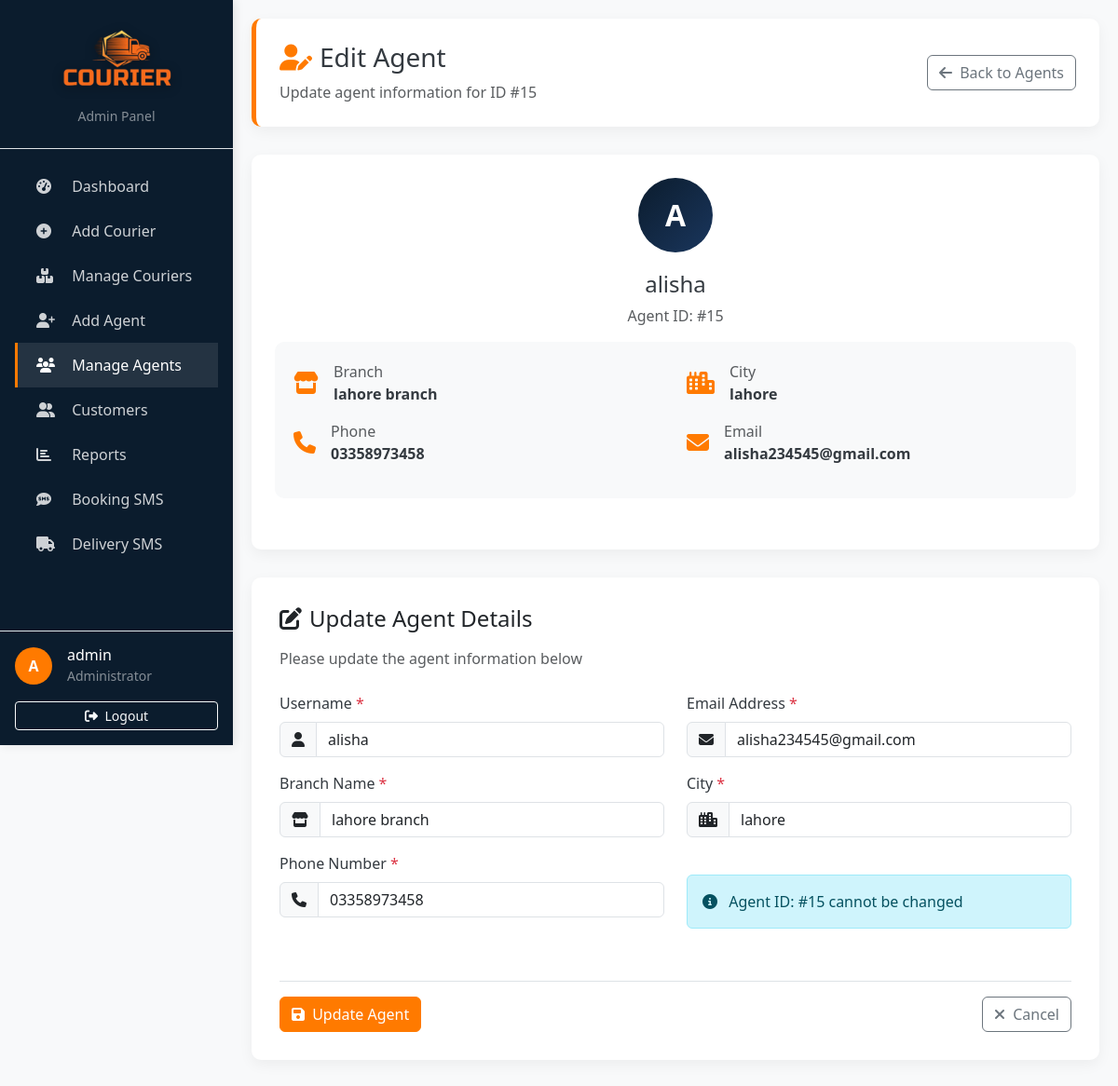
The app's page /Eproject/admin/edit-agent.php?id=15 (signed in) with its own data.
### tables this page shows
CREATE TABLE `agents` (
  `id` int(11) NOT NULL,
  `user_id` int(11) NOT NULL,
  `branch_name` varchar(100) NOT NULL,
  `city` varchar(100) NOT NULL,
  `phone` varchar(15) DEFAULT NULL
);

CREATE TABLE `users` (
  `id` int(11) NOT NULL,
  `username` varchar(50) DEFAULT NULL,
  `email` varchar(100) NOT NULL,
  `password` varchar(255) NOT NULL,
  `role` tinyint(4) NOT NULL,
  `city` varchar(100) DEFAULT NULL,
  `created_at` timestamp NOT NULL DEFAULT current_timestamp()
);

### Eproject/admin/edit-agent.php (the view, shortened to what this page needs)
<?php
include("../config/db.php");
$username = $_SESSION['username'];
$agent_id = isset($_GET['id']) ? (int)$_GET['id'] : 0;
$agent = mysqli_fetch_assoc(mysqli_query($conn, "
    SELECT a.id, a.branch_name, a.city, a.phone,
           u.username, u.email, u.id as user_id
    FROM agents a
    JOIN users u ON a.user_id = u.id
    WHERE a.id = $agent_id
"));
?>
<!DOCTYPE html>
<html lang="en">
<head>
    <link href="https://cdn.jsdelivr.net/npm/bootstrap@5.3.0/dist/css/bootstrap.min.css" rel="stylesheet">
    <link rel="stylesheet" href="https://cdnjs.cloudflare.com/ajax/libs/font-awesome/6.4.0/css/all.min.css">
</head>
<body>
    <div class="sidebar d-flex flex-column" id="sidebar">
        <div class="p-4 text-center border-bottom">
            <img src="../assets/images/new logo.png"
                 alt="Courier MS Logo"
                 style="max-width: 140px; height: auto;"
                 class="mb-2">
            <div class="text-white-50 small">Admin Panel</div>
        </div>
        <div class="flex-grow-1 p-3">
            <ul class="nav flex-column">
                <li class="nav-item">
                    <a class="nav-link" href="index.php">
                        <i class="fas fa-tachometer-alt"></i> Dashboard
                    </a>
                </li>
                <li class="nav-item">
                    <a class="nav-link" href="add-courier.php">
                        <i class="fas fa-plus-circle"></i> Add Courier
                    </a>
                </li>
                <li class="nav-item">
                    <a class="nav-link" href="manage-courier.php">
                        <i class="fas fa-boxes"></i> Manage Couriers
                    </a>
                </li>
                <li class="nav-item">
                    <a class="nav-link" href="add-agent.php">
                        <i class="fas fa-user-plus"></i> Add Agent
                    </a>
                </li>
                <li class="nav-item">
                    <a class="nav-link active" href="manage-agent.php">
                        <i class="fas fa-users"></i> Manage Agents
                    </a>
                </li>
                <li class="nav-item">
                    <a class="nav-link" href="customers.php">
                        <i class="fas fa-user-friends"></i> Customers
                    </a>
                </li>
                <li class="nav-item">
                    <a class="nav-link" href="reports.php">
                        <i class="fas fa-chart-bar"></i> Reports
                    </a>
                </li>
                <li class="nav-item">
                    <a class="nav-link" href="sms-booking.php">
                        <i class="fas fa-sms"></i> Booking SMS
                    </a>
                </li>
                <li class="nav-item">
                    <a class="nav-link" href="sms-delivery.php">
                        <i class="fas fa-truck"></i> Delivery SMS
                    </a>
                </li>
            </ul>
        </div>
        <div class="p-3 border-top mt-auto">
            <div class="d-flex align-items-center">
                <div class="user-avatar me-3">
                    <?php echo strtoupper(substr($username, 0, 1)); ?>
                </div>
                <div>
                    <h6 class="mb-0 text-white"><?php echo $username; ?></h6>
                    <small class="text-white-50">Administrator</small>
                </div>
            </div>
            <a href="logout.php" class="btn btn-sm btn-outline-light w-100 mt-3">
                <i class="fas fa-sign-out-alt me-1"></i> Logout
            </a>
        </div>
    </div>
    <div class="main-content" id="mainContent">
        <div class="page-header">
            <div class="d-flex justify-content-between align-items-center">
                <div>
                    <h1 class="h3 mb-2"><i class="fas fa-user-edit text-orange me-2"></i>Edit Agent</h1>
                    <p class="text-muted mb-0">Update agent information for ID #<?php echo $agent_id; ?></p>
                </div>
                <div>
                    <a href="manage-agent.php" class="btn btn-outline-secondary">
                        <i class="fas fa-arrow-left me-1"></i> Back to Agents
                    </a>
                </div>
            </div>
        </div>
        <div class="info-card">
            <div class="text-center">
                <div class="agent-avatar">
                    <?php echo strtoupper(substr($agent['username'], 0, 1)); ?>
                </div>
                <h4><?= htmlspecialchars($agent['username']) ?></h4>
                <p class="text-muted">Agent ID: #<?= $agent['id'] ?></p>
            </div>
            <div class="agent-info-box">
                <div class="row">
                    <div class="col-md-6 mb-3">
                        <div class="d-flex align-items-center">
                            <i class="fas fa-store text-orange me-3 fs-4"></i>
                            <div>
                                <div class="text-muted">Branch</div>
                                <div class="fw-bold"><?= htmlspecialchars($agent['branch_name']) ?></div>
                            </div>
                        </div>
                    </div>
                    <div class="col-md-6 mb-3">
                        <div class="d-flex align-items-center">
                            <i class="fas fa-city text-orange me-3 fs-4"></i>
                            <div>
                                <div class="text-muted">City</div>
                                <div class="fw-bold"><?= htmlspecialchars($agent['city']) ?></div>
                            </div>
                        </div>
                    </div>
                    <div class="col-md-6 mb-3">
                        <div class="d-flex align-items-center">
                            <i class="fas fa-phone text-orange me-3 fs-4"></i>
                            <div>
                                <div class="text-muted">Phone</div>
                                <div class="fw-bold"><?= htmlspecialchars($agent['phone']) ?></div>
                            </div>
                        </div>
                    </div>
                    <div class="col-md-6 mb-3">
                        <div class="d-flex align-items-center">
                            <i class="fas fa-envelope text-orange me-3 fs-4"></i>
                            <div>
                                <div class="text-muted">Email</div>
                                <div class="fw-bold"><?= htmlspecialchars($agent['email']) ?></div>
                            </div>
                        </div>
                    </div>
                </div>
            </div>
        </div>
        <div class="form-card">
            <div class="mb-4">
                <h4 class="text-dark mb-3"><i class="fas fa-edit me-2"></i>Update Agent Details</h4>
                <p class="text-muted">Please update the agent information below</p>
            </div>
            <form method="POST" autocomplete="off">
                <div class="row">
                    <div class="col-md-6 mb-3">
                        <label class="form-label">Username <span class="required-star">*</span></label>
                        <div class="input-group">
                            <span class="input-group-text"><i class="fas fa-user"></i></span>
                            <input class="form-control" name="username" placeholder="Enter agent username"
                                   value="<?= htmlspecialchars($agent['username']) ?>" required>
                        </div>
                    </div>
                    <div class="col-md-6 mb-3">
                        <label class="form-label">Email Address <span class="required-star">*</span></label>
                        <div class="input-group">
                            <span class="input-group-text"><i class="fas fa-envelope"></i></span>
                            <input class="form-control" name="email" type="email" placeholder="agent@example.com"
                                   value="<?= htmlspecialchars($agent['email']) ?>" required>
                        </div>
                    </div>
                </div>
                <div class="row">
                    <div class="col-md-6 mb-3">
                        <label class="form-label">Branch Name <span class="required-star">*</span></label>
                        <div class="input-group">
                            <span class="input-group-text"><i class="fas fa-store"></i></span>
                            <input class="form-control" name="branch" placeholder="Enter branch name"
                                   value="<?= htmlspecialchars($agent['branch_name']) ?>" required>
                        </div>
                    </div>
                    <div class="col-md-6 mb-3">
                        <label class="form-label">City <span class="required-star">*</span></label>
                        <div class="input-group">
                            <span class="input-group-text"><i class="fas fa-city"></i></span>
                            <input class="form-control" name="city" placeholder="Enter city"
                                   value="<?= htmlspecialchars($agent['city']) ?>" required>
                        </div>
                    </div>
                </div>
                <div class="row">
                    <div class="col-md-6 mb-3">
                        <label class="form-label">Phone Number <span class="required-star">*</span></label>
                        <div class="input-group">
                            <span class="input-group-text"><i class="fas fa-phone"></i></span>
                            <input class="form-control" name="phone" placeholder="+92 300 1234567"
                                   value="<?= htmlspecialchars($agent['phone']) ?>" required>
                        </div>
                    </div>
                    <div class="col-md-6 mb-3">
                        <div class="alert alert-info mt-4">
                            <i class="fas fa-info-circle me-2"></i>
                            Agent ID: #<?= $agent['id'] ?> cannot be changed
                        </div>
                    </div>
                </div>
                <div class="d-flex justify-content-between mt-4 pt-3 border-top">
                    <button class="btn btn-orange" name="update" type="submit">
                        <i class="fas fa-save me-1"></i> Update Agent
                    </button>
                    <a href="manage-agent.php" class="btn btn-outline-secondary">
                        <i class="fas fa-times me-1"></i> Cancel
                    </a>
                </div>
            </form>
        </div>
    </div>
</body>
</html>

### Eproject/admin/edit-agent.php (style rules this page uses)
:root { --primary-blue: #0b1c2d; --secondary-blue: #1a365d; --accent-orange: #ff7a00; --light-gray: #f8f9fa; --dark-gray: #343a40; }
body { font-family: 'Segoe UI', Tahoma, Geneva, Verdana, sans-serif; background-color: var(--light-gray); color: var(--dark-gray); overflow-x: hidden; }
.text-orange { color: var(--accent-orange) !important; }
.btn-orange { background-color: var(--accent-orange); border-color: var(--accent-orange); color: white; }
.sidebar { width: 250px; height: 100vh; background: var(--primary-blue); color: white; position: fixed; left: 0; top: 0; z-index: 1050; overflow-y: auto; transition: transform 0.3s ease; box-shadow: 2px 0 10px rgba(0,0,0,0.1); }
.sidebar .nav-link { color: rgba(255,255,255,0.8); padding: 12px 20px; border-left: 3px solid transparent; transition: all 0.3s; }
.sidebar .nav-link:hover, .sidebar .nav-link.active { color: white; background: rgba(255,255,255,0.1); border-left-color: var(--accent-orange); }
.sidebar .nav-link i { width: 24px; margin-right: 10px; }
.main-content { margin-left: 250px; padding: 20px; transition: margin-left 0.3s ease; }
.page-header { background: white; padding: 25px; border-radius: 10px; margin-bottom: 30px; border-left: 5px solid var(--accent-orange); box-shadow: 0 5px 15px rgba(0,0,0,0.05); }
.form-card { background: white; padding: 30px; border-radius: 10px; box-shadow: 0 5px 15px rgba(0,0,0,0.05); margin-bottom: 30px; }
.info-card { background: white; padding: 25px; border-radius: 10px; box-shadow: 0 5px 15px rgba(0,0,0,0.05); margin-bottom: 30px; }
.user-avatar { width: 40px; height: 40px; background: var(--accent-orange); border-radius: 50%; display: flex; align-items: center; justify-content: center; color: white; font-weight: bold; }
.required-star { color: #dc3545; }
.agent-avatar { width: 80px; height: 80px; background: linear-gradient(135deg, var(--primary-blue), var(--secondary-blue)); border-radius: 50%; display: flex; align-items: center; justify-content: center; color: white; font-weight: bold; font-size: 32px; margin: 0 auto 20px; }
.agent-info-box { background: #f8f9fa; padding: 20px; border-radius: 10px; margin-bottom: 30px; }
.sidebar img { filter: drop-shadow(0 2px 6px rgba(0,0,0,0.4)); }

### records on screen
agents: user.username "A", user.username "alisha", id "15", branch_name "lahore branch", city "lahore", phone "03358973458", user.email "alisha234545@gmail.com", username "alisha", email "alisha234545@gmail.com", branch "lahore branch"

### other values on screen
substr($username, 0, 1) "A"
$username "admin"
$agent_id "15"
